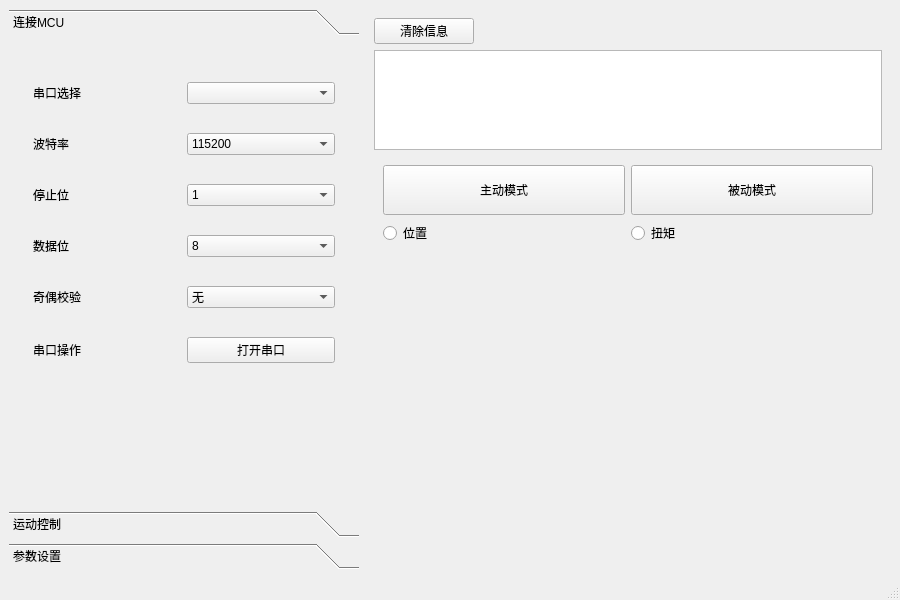
<?xml version="1.0" encoding="UTF-8"?>
<ui version="4.0">
 <class>MainWindow</class>
 <widget class="QMainWindow" name="MainWindow">
  <property name="geometry">
   <rect>
    <x>0</x>
    <y>0</y>
    <width>900</width>
    <height>600</height>
   </rect>
  </property>
  <property name="minimumSize">
   <size>
    <width>900</width>
    <height>600</height>
   </size>
  </property>
  <property name="windowTitle">
   <string>MainWindow</string>
  </property>
  <widget class="QWidget" name="centralwidget">
   <layout class="QFormLayout" name="formLayout">
    <item row="0" column="0">
     <widget class="QToolBox" name="toolBox">
      <property name="sizePolicy">
       <sizepolicy hsizetype="Minimum" vsizetype="Preferred">
        <horstretch>3</horstretch>
        <verstretch>0</verstretch>
       </sizepolicy>
      </property>
      <property name="minimumSize">
       <size>
        <width>350</width>
        <height>450</height>
       </size>
      </property>
      <property name="maximumSize">
       <size>
        <width>350</width>
        <height>16777215</height>
       </size>
      </property>
      <property name="cursor">
       <cursorShape>PointingHandCursor</cursorShape>
      </property>
      <property name="focusPolicy">
       <enum>Qt::ClickFocus</enum>
      </property>
      <property name="currentIndex">
       <number>0</number>
      </property>
      <widget class="QWidget" name="connect_page">
       <property name="geometry">
        <rect>
         <x>0</x>
         <y>0</y>
         <width>350</width>
         <height>461</height>
        </rect>
       </property>
       <attribute name="label">
        <string>连接MCU</string>
       </attribute>
       <layout class="QGridLayout" name="gridLayout_4">
        <item row="0" column="0">
         <widget class="QWidget" name="widget_2" native="true">
          <property name="sizePolicy">
           <sizepolicy hsizetype="Preferred" vsizetype="Ignored">
            <horstretch>0</horstretch>
            <verstretch>0</verstretch>
           </sizepolicy>
          </property>
          <property name="minimumSize">
           <size>
            <width>320</width>
            <height>350</height>
           </size>
          </property>
          <property name="maximumSize">
           <size>
            <width>320</width>
            <height>350</height>
           </size>
          </property>
          <layout class="QGridLayout" name="gridLayout">
           <item row="1" column="0">
            <widget class="QLabel" name="lblBaudRate">
             <property name="maximumSize">
              <size>
               <width>16777215</width>
               <height>20</height>
              </size>
             </property>
             <property name="text">
              <string>波特率</string>
             </property>
            </widget>
           </item>
           <item row="4" column="0">
            <widget class="QLabel" name="lblCheck">
             <property name="maximumSize">
              <size>
               <width>16777215</width>
               <height>20</height>
              </size>
             </property>
             <property name="text">
              <string>奇偶校验</string>
             </property>
            </widget>
           </item>
           <item row="2" column="0">
            <widget class="QLabel" name="lblStop">
             <property name="maximumSize">
              <size>
               <width>16777215</width>
               <height>20</height>
              </size>
             </property>
             <property name="text">
              <string>停止位</string>
             </property>
            </widget>
           </item>
           <item row="5" column="1">
            <widget class="QPushButton" name="btnSwitch">
             <property name="text">
              <string>打开串口</string>
             </property>
            </widget>
           </item>
           <item row="4" column="1">
            <widget class="QComboBox" name="cmbCheck">
             <item>
              <property name="text">
               <string>无</string>
              </property>
             </item>
             <item>
              <property name="text">
               <string>奇校验</string>
              </property>
             </item>
             <item>
              <property name="text">
               <string>偶校验</string>
              </property>
             </item>
            </widget>
           </item>
           <item row="5" column="0">
            <widget class="QLabel" name="lblSwitch">
             <property name="maximumSize">
              <size>
               <width>16777215</width>
               <height>20</height>
              </size>
             </property>
             <property name="text">
              <string>串口操作</string>
             </property>
            </widget>
           </item>
           <item row="3" column="0">
            <widget class="QLabel" name="lblData">
             <property name="maximumSize">
              <size>
               <width>16777215</width>
               <height>20</height>
              </size>
             </property>
             <property name="text">
              <string>数据位</string>
             </property>
            </widget>
           </item>
           <item row="1" column="1">
            <widget class="QComboBox" name="cmbBaudRate">
             <property name="currentIndex">
              <number>2</number>
             </property>
             <item>
              <property name="text">
               <string>9600</string>
              </property>
             </item>
             <item>
              <property name="text">
               <string>38400</string>
              </property>
             </item>
             <item>
              <property name="text">
               <string>115200</string>
              </property>
             </item>
            </widget>
           </item>
           <item row="2" column="1">
            <widget class="QComboBox" name="cmbStop">
             <item>
              <property name="text">
               <string>1</string>
              </property>
             </item>
             <item>
              <property name="text">
               <string>1.5</string>
              </property>
             </item>
             <item>
              <property name="text">
               <string>2</string>
              </property>
             </item>
            </widget>
           </item>
           <item row="3" column="1">
            <widget class="QComboBox" name="cmbData">
             <property name="currentIndex">
              <number>3</number>
             </property>
             <item>
              <property name="text">
               <string>5</string>
              </property>
             </item>
             <item>
              <property name="text">
               <string>6</string>
              </property>
             </item>
             <item>
              <property name="text">
               <string>7</string>
              </property>
             </item>
             <item>
              <property name="text">
               <string>8</string>
              </property>
             </item>
            </widget>
           </item>
           <item row="0" column="0">
            <widget class="QLabel" name="lblSerialPort">
             <property name="maximumSize">
              <size>
               <width>16777215</width>
               <height>20</height>
              </size>
             </property>
             <property name="text">
              <string>串口选择</string>
             </property>
            </widget>
           </item>
           <item row="0" column="1">
            <widget class="myComboBox" name="cmbSerialPort"/>
           </item>
          </layout>
         </widget>
        </item>
        <item row="1" column="0">
         <spacer name="verticalSpacer_2">
          <property name="orientation">
           <enum>Qt::Vertical</enum>
          </property>
          <property name="sizeHint" stdset="0">
           <size>
            <width>20</width>
            <height>434</height>
           </size>
          </property>
         </spacer>
        </item>
       </layout>
      </widget>
      <widget class="QWidget" name="control_page">
       <property name="geometry">
        <rect>
         <x>0</x>
         <y>0</y>
         <width>350</width>
         <height>461</height>
        </rect>
       </property>
       <attribute name="label">
        <string>运动控制</string>
       </attribute>
       <layout class="QGridLayout" name="gridLayout_6">
        <item row="2" column="0">
         <widget class="QRadioButton" name="SingleRadioButton">
          <property name="font">
           <font>
            <pointsize>10</pointsize>
            <weight>75</weight>
            <bold>true</bold>
            <underline>true</underline>
           </font>
          </property>
          <property name="text">
           <string>单独控制</string>
          </property>
          <attribute name="buttonGroup">
           <string notr="true">buttonGroup</string>
          </attribute>
         </widget>
        </item>
        <item row="3" column="0">
         <widget class="QWidget" name="singleControlWidget" native="true">
          <property name="enabled">
           <bool>true</bool>
          </property>
          <property name="minimumSize">
           <size>
            <width>320</width>
            <height>0</height>
           </size>
          </property>
          <layout class="QGridLayout" name="gridLayout_2">
           <property name="leftMargin">
            <number>20</number>
           </property>
           <property name="rightMargin">
            <number>20</number>
           </property>
           <property name="horizontalSpacing">
            <number>6</number>
           </property>
           <property name="verticalSpacing">
            <number>10</number>
           </property>
           <item row="3" column="1">
            <widget class="QPushButton" name="middle_SButton">
             <property name="minimumSize">
              <size>
               <width>80</width>
               <height>30</height>
              </size>
             </property>
             <property name="text">
              <string>停止</string>
             </property>
            </widget>
           </item>
           <item row="4" column="2">
            <widget class="QPushButton" name="ring_WButton">
             <property name="minimumSize">
              <size>
               <width>80</width>
               <height>30</height>
              </size>
             </property>
             <property name="text">
              <string>伸展</string>
             </property>
            </widget>
           </item>
           <item row="2" column="0">
            <widget class="QLabel" name="label_3">
             <property name="minimumSize">
              <size>
               <width>50</width>
               <height>0</height>
              </size>
             </property>
             <property name="font">
              <font>
               <pointsize>10</pointsize>
               <weight>75</weight>
               <bold>true</bold>
              </font>
             </property>
             <property name="text">
              <string>食指</string>
             </property>
            </widget>
           </item>
           <item row="3" column="0">
            <widget class="QLabel" name="label_5">
             <property name="minimumSize">
              <size>
               <width>50</width>
               <height>0</height>
              </size>
             </property>
             <property name="font">
              <font>
               <pointsize>10</pointsize>
               <weight>75</weight>
               <bold>true</bold>
              </font>
             </property>
             <property name="text">
              <string>中指</string>
             </property>
            </widget>
           </item>
           <item row="4" column="1">
            <widget class="QPushButton" name="ring_SButton">
             <property name="minimumSize">
              <size>
               <width>80</width>
               <height>30</height>
              </size>
             </property>
             <property name="text">
              <string>停止</string>
             </property>
            </widget>
           </item>
           <item row="5" column="0">
            <widget class="QLabel" name="label_6">
             <property name="minimumSize">
              <size>
               <width>50</width>
               <height>0</height>
              </size>
             </property>
             <property name="font">
              <font>
               <pointsize>10</pointsize>
               <weight>75</weight>
               <bold>true</bold>
              </font>
             </property>
             <property name="text">
              <string>小指</string>
             </property>
            </widget>
           </item>
           <item row="1" column="0">
            <widget class="QLabel" name="label_2">
             <property name="minimumSize">
              <size>
               <width>50</width>
               <height>0</height>
              </size>
             </property>
             <property name="font">
              <font>
               <pointsize>10</pointsize>
               <weight>75</weight>
               <bold>true</bold>
              </font>
             </property>
             <property name="text">
              <string>拇指</string>
             </property>
            </widget>
           </item>
           <item row="3" column="2">
            <widget class="QPushButton" name="middle_WButton">
             <property name="minimumSize">
              <size>
               <width>80</width>
               <height>30</height>
              </size>
             </property>
             <property name="text">
              <string>伸展</string>
             </property>
            </widget>
           </item>
           <item row="2" column="1">
            <widget class="QPushButton" name="forefinger_SButton">
             <property name="minimumSize">
              <size>
               <width>80</width>
               <height>30</height>
              </size>
             </property>
             <property name="text">
              <string>停止</string>
             </property>
            </widget>
           </item>
           <item row="2" column="2">
            <widget class="QPushButton" name="forefinger_WButton">
             <property name="minimumSize">
              <size>
               <width>80</width>
               <height>30</height>
              </size>
             </property>
             <property name="text">
              <string>伸展</string>
             </property>
            </widget>
           </item>
           <item row="1" column="1">
            <widget class="QPushButton" name="thumb_SButton">
             <property name="minimumSize">
              <size>
               <width>80</width>
               <height>30</height>
              </size>
             </property>
             <property name="text">
              <string>停止</string>
             </property>
            </widget>
           </item>
           <item row="1" column="2">
            <widget class="QPushButton" name="thumb_WButton">
             <property name="minimumSize">
              <size>
               <width>80</width>
               <height>30</height>
              </size>
             </property>
             <property name="text">
              <string>伸展</string>
             </property>
            </widget>
           </item>
           <item row="4" column="0">
            <widget class="QLabel" name="label_4">
             <property name="minimumSize">
              <size>
               <width>50</width>
               <height>0</height>
              </size>
             </property>
             <property name="font">
              <font>
               <pointsize>10</pointsize>
               <weight>75</weight>
               <bold>true</bold>
              </font>
             </property>
             <property name="text">
              <string>无名指</string>
             </property>
            </widget>
           </item>
           <item row="5" column="1">
            <widget class="QPushButton" name="little_SButton">
             <property name="minimumSize">
              <size>
               <width>80</width>
               <height>30</height>
              </size>
             </property>
             <property name="text">
              <string>停止</string>
             </property>
            </widget>
           </item>
           <item row="5" column="2">
            <widget class="QPushButton" name="little_WButton">
             <property name="minimumSize">
              <size>
               <width>80</width>
               <height>30</height>
              </size>
             </property>
             <property name="text">
              <string>伸展</string>
             </property>
            </widget>
           </item>
          </layout>
         </widget>
        </item>
        <item row="1" column="0">
         <widget class="QWidget" name="totalControlWidget" native="true">
          <property name="minimumSize">
           <size>
            <width>320</width>
            <height>0</height>
           </size>
          </property>
          <layout class="QGridLayout" name="gridLayout_3">
           <property name="leftMargin">
            <number>20</number>
           </property>
           <property name="rightMargin">
            <number>20</number>
           </property>
           <property name="horizontalSpacing">
            <number>20</number>
           </property>
           <item row="1" column="0">
            <widget class="QPushButton" name="totall_SButton">
             <property name="minimumSize">
              <size>
               <width>80</width>
               <height>30</height>
              </size>
             </property>
             <property name="text">
              <string>停止</string>
             </property>
            </widget>
           </item>
           <item row="1" column="1">
            <widget class="QPushButton" name="totall_WButton">
             <property name="minimumSize">
              <size>
               <width>80</width>
               <height>30</height>
              </size>
             </property>
             <property name="text">
              <string>伸展</string>
             </property>
            </widget>
           </item>
          </layout>
         </widget>
        </item>
        <item row="4" column="0">
         <spacer name="verticalSpacer">
          <property name="orientation">
           <enum>Qt::Vertical</enum>
          </property>
          <property name="sizeHint" stdset="0">
           <size>
            <width>20</width>
            <height>122</height>
           </size>
          </property>
         </spacer>
        </item>
        <item row="0" column="0">
         <widget class="QRadioButton" name="TotalRadioButton">
          <property name="font">
           <font>
            <pointsize>10</pointsize>
            <weight>75</weight>
            <bold>true</bold>
            <underline>true</underline>
           </font>
          </property>
          <property name="text">
           <string>统一控制</string>
          </property>
          <attribute name="buttonGroup">
           <string notr="true">buttonGroup</string>
          </attribute>
         </widget>
        </item>
       </layout>
      </widget>
      <widget class="QWidget" name="set_page">
       <property name="geometry">
        <rect>
         <x>0</x>
         <y>0</y>
         <width>368</width>
         <height>447</height>
        </rect>
       </property>
       <attribute name="label">
        <string>参数设置</string>
       </attribute>
       <layout class="QVBoxLayout" name="verticalLayout">
        <item>
         <widget class="QWidget" name="widget_3" native="true">
          <property name="minimumSize">
           <size>
            <width>350</width>
            <height>0</height>
           </size>
          </property>
          <layout class="QGridLayout" name="gridLayout_8">
           <item row="0" column="0">
            <widget class="QRadioButton" name="thumb_radioButton">
             <property name="minimumSize">
              <size>
               <width>70</width>
               <height>0</height>
              </size>
             </property>
             <property name="maximumSize">
              <size>
               <width>100</width>
               <height>16777215</height>
              </size>
             </property>
             <property name="font">
              <font>
               <pointsize>10</pointsize>
               <weight>75</weight>
               <bold>true</bold>
              </font>
             </property>
             <property name="text">
              <string>拇指</string>
             </property>
             <attribute name="buttonGroup">
              <string notr="true">buttonGroup_2</string>
             </attribute>
            </widget>
           </item>
           <item row="0" column="1" rowspan="5">
            <layout class="QGridLayout" name="gridLayout_5">
             <item row="0" column="0">
              <widget class="QLabel" name="label_7">
               <property name="maximumSize">
                <size>
                 <width>50</width>
                 <height>16777215</height>
                </size>
               </property>
               <property name="text">
                <string>速度</string>
               </property>
              </widget>
             </item>
             <item row="0" column="1">
              <widget class="QDoubleSpinBox" name="speed_spinBox">
               <property name="minimum">
                <double>2.000000000000000</double>
               </property>
               <property name="maximum">
                <double>10.000000000000000</double>
               </property>
               <property name="singleStep">
                <double>0.200000000000000</double>
               </property>
               <property name="value">
                <double>5.000000000000000</double>
               </property>
              </widget>
             </item>
             <item row="1" column="0">
              <widget class="QLabel" name="label_8">
               <property name="maximumSize">
                <size>
                 <width>50</width>
                 <height>16777215</height>
                </size>
               </property>
               <property name="text">
                <string>扭矩</string>
               </property>
              </widget>
             </item>
             <item row="1" column="1">
              <widget class="QDoubleSpinBox" name="dynamics__spinBox">
               <property name="minimum">
                <double>2.000000000000000</double>
               </property>
               <property name="maximum">
                <double>40.000000000000000</double>
               </property>
               <property name="singleStep">
                <double>0.200000000000000</double>
               </property>
               <property name="value">
                <double>20.000000000000000</double>
               </property>
              </widget>
             </item>
             <item row="2" column="0" colspan="2">
              <widget class="QPushButton" name="paramSet_Button">
               <property name="text">
                <string>确定</string>
               </property>
              </widget>
             </item>
            </layout>
           </item>
           <item row="1" column="0">
            <widget class="QRadioButton" name="forefinger_radioButton">
             <property name="minimumSize">
              <size>
               <width>70</width>
               <height>0</height>
              </size>
             </property>
             <property name="maximumSize">
              <size>
               <width>100</width>
               <height>16777215</height>
              </size>
             </property>
             <property name="font">
              <font>
               <pointsize>10</pointsize>
               <weight>75</weight>
               <bold>true</bold>
              </font>
             </property>
             <property name="text">
              <string>食指</string>
             </property>
             <attribute name="buttonGroup">
              <string notr="true">buttonGroup_2</string>
             </attribute>
            </widget>
           </item>
           <item row="2" column="0">
            <widget class="QRadioButton" name="middle_radioButton">
             <property name="minimumSize">
              <size>
               <width>70</width>
               <height>0</height>
              </size>
             </property>
             <property name="maximumSize">
              <size>
               <width>100</width>
               <height>16777215</height>
              </size>
             </property>
             <property name="font">
              <font>
               <pointsize>10</pointsize>
               <weight>75</weight>
               <bold>true</bold>
              </font>
             </property>
             <property name="text">
              <string>中指</string>
             </property>
             <attribute name="buttonGroup">
              <string notr="true">buttonGroup_2</string>
             </attribute>
            </widget>
           </item>
           <item row="3" column="0">
            <widget class="QRadioButton" name="ring_radioButton">
             <property name="minimumSize">
              <size>
               <width>70</width>
               <height>0</height>
              </size>
             </property>
             <property name="maximumSize">
              <size>
               <width>100</width>
               <height>16777215</height>
              </size>
             </property>
             <property name="font">
              <font>
               <pointsize>10</pointsize>
               <weight>75</weight>
               <bold>true</bold>
              </font>
             </property>
             <property name="text">
              <string>无名指</string>
             </property>
             <attribute name="buttonGroup">
              <string notr="true">buttonGroup_2</string>
             </attribute>
            </widget>
           </item>
           <item row="4" column="0">
            <widget class="QRadioButton" name="little_radioButton">
             <property name="minimumSize">
              <size>
               <width>70</width>
               <height>0</height>
              </size>
             </property>
             <property name="maximumSize">
              <size>
               <width>100</width>
               <height>16777215</height>
              </size>
             </property>
             <property name="font">
              <font>
               <pointsize>10</pointsize>
               <weight>75</weight>
               <bold>true</bold>
              </font>
             </property>
             <property name="text">
              <string>小指</string>
             </property>
             <attribute name="buttonGroup">
              <string notr="true">buttonGroup_2</string>
             </attribute>
            </widget>
           </item>
          </layout>
         </widget>
        </item>
        <item>
         <spacer name="verticalSpacer_3">
          <property name="orientation">
           <enum>Qt::Vertical</enum>
          </property>
          <property name="sizeHint" stdset="0">
           <size>
            <width>20</width>
            <height>283</height>
           </size>
          </property>
         </spacer>
        </item>
       </layout>
      </widget>
     </widget>
    </item>
    <item row="0" column="1">
     <widget class="QWidget" name="widget_10" native="true">
      <property name="minimumSize">
       <size>
        <width>400</width>
        <height>450</height>
       </size>
      </property>
      <layout class="QGridLayout" name="gridLayout_7">
       <item row="1" column="0">
        <widget class="QPlainTextEdit" name="txtRec">
         <property name="minimumSize">
          <size>
           <width>380</width>
           <height>50</height>
          </size>
         </property>
         <property name="maximumSize">
          <size>
           <width>16777215</width>
           <height>100</height>
          </size>
         </property>
         <property name="readOnly">
          <bool>true</bool>
         </property>
        </widget>
       </item>
       <item row="0" column="0">
        <widget class="QPushButton" name="clean_textRec">
         <property name="maximumSize">
          <size>
           <width>100</width>
           <height>16777215</height>
          </size>
         </property>
         <property name="text">
          <string>清除信息</string>
         </property>
        </widget>
       </item>
       <item row="2" column="0">
        <widget class="QWidget" name="widget_11" native="true">
         <property name="minimumSize">
          <size>
           <width>380</width>
           <height>250</height>
          </size>
         </property>
         <property name="accessibleDescription">
          <string/>
         </property>
         <layout class="QGridLayout" name="gridLayout_9">
          <item row="0" column="0">
           <widget class="QPushButton" name="active_Button">
            <property name="minimumSize">
             <size>
              <width>200</width>
              <height>50</height>
             </size>
            </property>
            <property name="text">
             <string>主动模式</string>
            </property>
           </widget>
          </item>
          <item row="0" column="1">
           <widget class="QPushButton" name="passive_Button">
            <property name="minimumSize">
             <size>
              <width>200</width>
              <height>50</height>
             </size>
            </property>
            <property name="text">
             <string>被动模式</string>
            </property>
           </widget>
          </item>
          <item row="1" column="0">
           <widget class="QRadioButton" name="position_chart">
            <property name="text">
             <string>位置</string>
            </property>
           </widget>
          </item>
          <item row="1" column="1">
           <widget class="QRadioButton" name="niuju_chart">
            <property name="text">
             <string>扭矩</string>
            </property>
           </widget>
          </item>
          <item row="2" column="0" colspan="2">
           <widget class="QCustomPlot" name="customPlot" native="true"/>
          </item>
         </layout>
        </widget>
       </item>
      </layout>
     </widget>
    </item>
   </layout>
  </widget>
  <widget class="QStatusBar" name="statusbar"/>
  <widget class="QMenuBar" name="menubar">
   <property name="geometry">
    <rect>
     <x>0</x>
     <y>0</y>
     <width>900</width>
     <height>21</height>
    </rect>
   </property>
  </widget>
 </widget>
 <customwidgets>
  <customwidget>
   <class>myComboBox</class>
   <extends>QComboBox</extends>
   <header>mycombobox.h</header>
  </customwidget>
  <customwidget>
   <class>QCustomPlot</class>
   <extends>QWidget</extends>
   <header>qcustomplot.h</header>
   <container>1</container>
  </customwidget>
 </customwidgets>
 <resources/>
 <connections/>
 <buttongroups>
  <buttongroup name="buttonGroup"/>
  <buttongroup name="buttonGroup_2"/>
 </buttongroups>
</ui>
